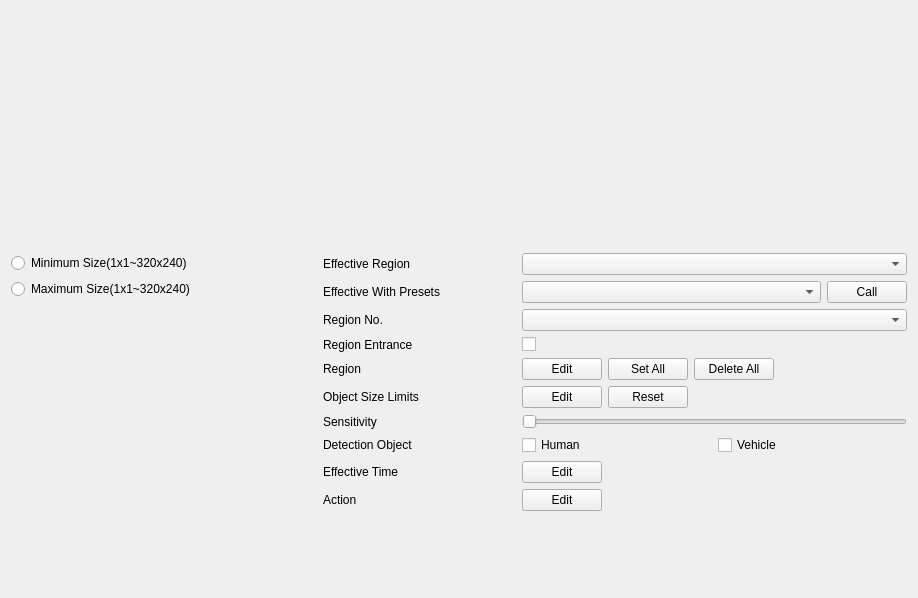
<?xml version="1.0" encoding="UTF-8"?>
<ui version="4.0">
 <class>RegionEntrance</class>
 <widget class="QWidget" name="RegionEntrance">
  <property name="geometry">
   <rect>
    <x>0</x>
    <y>0</y>
    <width>918</width>
    <height>598</height>
   </rect>
  </property>
  <property name="windowTitle">
   <string>Form</string>
  </property>
  <layout class="QGridLayout" name="gridLayout">
   <property name="spacing">
    <number>20</number>
   </property>
   <item row="0" column="0">
    <widget class="CommonVideo" name="commonVideo" native="true">
     <property name="sizePolicy">
      <sizepolicy hsizetype="Preferred" vsizetype="Preferred">
       <horstretch>1</horstretch>
       <verstretch>0</verstretch>
      </sizepolicy>
     </property>
     <property name="minimumSize">
      <size>
       <width>0</width>
       <height>100</height>
      </size>
     </property>
    </widget>
   </item>
   <item row="0" column="1">
    <widget class="ButtonGroup" name="widget_buttonGroup" native="true">
     <property name="sizePolicy">
      <sizepolicy hsizetype="Expanding" vsizetype="Expanding">
       <horstretch>2</horstretch>
       <verstretch>2</verstretch>
      </sizepolicy>
     </property>
    </widget>
   </item>
   <item row="1" column="1">
    <widget class="QWidget" name="widget_3" native="true">
     <property name="sizePolicy">
      <sizepolicy hsizetype="Expanding" vsizetype="Expanding">
       <horstretch>0</horstretch>
       <verstretch>3</verstretch>
      </sizepolicy>
     </property>
     <layout class="QGridLayout" name="gridLayout_2">
      <property name="leftMargin">
       <number>0</number>
      </property>
      <property name="topMargin">
       <number>0</number>
      </property>
      <property name="rightMargin">
       <number>0</number>
      </property>
      <property name="bottomMargin">
       <number>0</number>
      </property>
      <item row="4" column="0">
       <widget class="QLabel" name="label_setRegion">
        <property name="text">
         <string>Region</string>
        </property>
       </widget>
      </item>
      <item row="5" column="1">
       <widget class="QWidget" name="widgetObjectSize" native="true">
        <layout class="QHBoxLayout" name="horizontalLayout_6">
         <property name="leftMargin">
          <number>0</number>
         </property>
         <property name="topMargin">
          <number>0</number>
         </property>
         <property name="rightMargin">
          <number>0</number>
         </property>
         <property name="bottomMargin">
          <number>0</number>
         </property>
         <item>
          <widget class="PushButtonEditState" name="pushButtonObjectSizeEdit">
           <property name="text">
            <string>Edit</string>
           </property>
          </widget>
         </item>
         <item>
          <widget class="MyPushButton" name="pushButtonObjectSizeReset">
           <property name="text">
            <string>Reset</string>
           </property>
          </widget>
         </item>
         <item>
          <spacer name="horizontalSpacer_4">
           <property name="orientation">
            <enum>Qt::Horizontal</enum>
           </property>
           <property name="sizeHint" stdset="0">
            <size>
             <width>40</width>
             <height>20</height>
            </size>
           </property>
          </spacer>
         </item>
        </layout>
       </widget>
      </item>
      <item row="6" column="1">
       <widget class="BaseSlider" name="slider_sensitivity">
        <property name="orientation">
         <enum>Qt::Horizontal</enum>
        </property>
       </widget>
      </item>
      <item row="5" column="0">
       <widget class="QLabel" name="labelObjectSizeLimits">
        <property name="text">
         <string>Object Size Limits</string>
        </property>
       </widget>
      </item>
      <item row="8" column="0">
       <widget class="QLabel" name="label_effectiveTime">
        <property name="text">
         <string>Effective Time</string>
        </property>
       </widget>
      </item>
      <item row="8" column="1">
       <widget class="QWidget" name="widgetEffectiveTime" native="true">
        <layout class="QHBoxLayout" name="horizontalLayout_3">
         <property name="leftMargin">
          <number>0</number>
         </property>
         <property name="topMargin">
          <number>0</number>
         </property>
         <property name="rightMargin">
          <number>0</number>
         </property>
         <property name="bottomMargin">
          <number>0</number>
         </property>
         <item>
          <widget class="MyPushButton" name="pushButton_editTime">
           <property name="text">
            <string>Edit</string>
           </property>
          </widget>
         </item>
         <item>
          <spacer name="horizontalSpacer_2">
           <property name="orientation">
            <enum>Qt::Horizontal</enum>
           </property>
           <property name="sizeHint" stdset="0">
            <size>
             <width>40</width>
             <height>20</height>
            </size>
           </property>
          </spacer>
         </item>
        </layout>
       </widget>
      </item>
      <item row="10" column="0" colspan="2">
       <spacer name="verticalSpacer">
        <property name="orientation">
         <enum>Qt::Vertical</enum>
        </property>
        <property name="sizeHint" stdset="0">
         <size>
          <width>20</width>
          <height>40</height>
         </size>
        </property>
       </spacer>
      </item>
      <item row="9" column="1">
       <widget class="QWidget" name="widgetAction" native="true">
        <layout class="QHBoxLayout" name="horizontalLayout">
         <property name="leftMargin">
          <number>0</number>
         </property>
         <property name="topMargin">
          <number>0</number>
         </property>
         <property name="rightMargin">
          <number>0</number>
         </property>
         <property name="bottomMargin">
          <number>0</number>
         </property>
         <item>
          <widget class="MyPushButton" name="pushButton_editAction">
           <property name="text">
            <string>Edit</string>
           </property>
          </widget>
         </item>
         <item>
          <spacer name="horizontalSpacer">
           <property name="orientation">
            <enum>Qt::Horizontal</enum>
           </property>
           <property name="sizeHint" stdset="0">
            <size>
             <width>40</width>
             <height>20</height>
            </size>
           </property>
          </spacer>
         </item>
        </layout>
       </widget>
      </item>
      <item row="3" column="0">
       <widget class="QLabel" name="label_region">
        <property name="sizePolicy">
         <sizepolicy hsizetype="Preferred" vsizetype="Preferred">
          <horstretch>1</horstretch>
          <verstretch>0</verstretch>
         </sizepolicy>
        </property>
        <property name="text">
         <string>Region Entrance</string>
        </property>
       </widget>
      </item>
      <item row="1" column="0">
       <widget class="QLabel" name="labelEffectiveWithPresets">
        <property name="text">
         <string>Effective With Presets</string>
        </property>
       </widget>
      </item>
      <item row="6" column="0">
       <widget class="QLabel" name="label_sensitivity">
        <property name="text">
         <string>Sensitivity</string>
        </property>
       </widget>
      </item>
      <item row="3" column="1">
       <widget class="QCheckBox" name="checkBoxEnable">
        <property name="sizePolicy">
         <sizepolicy hsizetype="Minimum" vsizetype="Fixed">
          <horstretch>2</horstretch>
          <verstretch>0</verstretch>
         </sizepolicy>
        </property>
        <property name="text">
         <string/>
        </property>
       </widget>
      </item>
      <item row="4" column="1">
       <widget class="QWidget" name="widgetRegion" native="true">
        <layout class="QHBoxLayout" name="horizontalLayout_4">
         <property name="leftMargin">
          <number>0</number>
         </property>
         <property name="topMargin">
          <number>0</number>
         </property>
         <property name="rightMargin">
          <number>0</number>
         </property>
         <property name="bottomMargin">
          <number>0</number>
         </property>
         <item>
          <widget class="PushButtonEditState" name="pushButtonRegionEdit">
           <property name="text">
            <string>Edit</string>
           </property>
          </widget>
         </item>
         <item>
          <widget class="MyPushButton" name="pushButton_setAll">
           <property name="text">
            <string>Set All</string>
           </property>
          </widget>
         </item>
         <item>
          <widget class="MyPushButton" name="pushButton_clearAll">
           <property name="text">
            <string>Delete All</string>
           </property>
          </widget>
         </item>
         <item>
          <spacer name="horizontalSpacer_3">
           <property name="orientation">
            <enum>Qt::Horizontal</enum>
           </property>
           <property name="sizeHint" stdset="0">
            <size>
             <width>40</width>
             <height>20</height>
            </size>
           </property>
          </spacer>
         </item>
        </layout>
       </widget>
      </item>
      <item row="0" column="0">
       <widget class="QLabel" name="labelEffectiveRegion">
        <property name="text">
         <string>Effective Region</string>
        </property>
       </widget>
      </item>
      <item row="9" column="0">
       <widget class="QLabel" name="label_action">
        <property name="text">
         <string>Action</string>
        </property>
       </widget>
      </item>
      <item row="7" column="1">
       <widget class="QWidget" name="widgetDetectionObject" native="true">
        <layout class="QHBoxLayout" name="horizontalLayout_5">
         <property name="leftMargin">
          <number>0</number>
         </property>
         <property name="topMargin">
          <number>0</number>
         </property>
         <property name="rightMargin">
          <number>0</number>
         </property>
         <property name="bottomMargin">
          <number>0</number>
         </property>
         <item>
          <widget class="MyCheckBox" name="checkBoxHuman">
           <property name="text">
            <string>Human</string>
           </property>
          </widget>
         </item>
         <item>
          <widget class="MyCheckBox" name="checkBoxVehicle">
           <property name="text">
            <string>Vehicle</string>
           </property>
          </widget>
         </item>
        </layout>
       </widget>
      </item>
      <item row="7" column="0">
       <widget class="QLabel" name="labelDetectionObject">
        <property name="text">
         <string>Detection Object</string>
        </property>
       </widget>
      </item>
      <item row="2" column="0">
       <widget class="QLabel" name="labelRegionNo">
        <property name="text">
         <string>Region No.</string>
        </property>
       </widget>
      </item>
      <item row="1" column="1">
       <widget class="QWidget" name="widgetPresets" native="true">
        <layout class="QHBoxLayout" name="horizontalLayout_2">
         <property name="leftMargin">
          <number>0</number>
         </property>
         <property name="topMargin">
          <number>0</number>
         </property>
         <property name="rightMargin">
          <number>0</number>
         </property>
         <property name="bottomMargin">
          <number>0</number>
         </property>
         <item>
          <widget class="ComboBox" name="comboBoxEffectiveWithPreset">
           <property name="sizePolicy">
            <sizepolicy hsizetype="Preferred" vsizetype="Fixed">
             <horstretch>4</horstretch>
             <verstretch>0</verstretch>
            </sizepolicy>
           </property>
          </widget>
         </item>
         <item>
          <widget class="MyPushButton" name="pushButtonEffectiveWithPreset">
           <property name="sizePolicy">
            <sizepolicy hsizetype="Minimum" vsizetype="Fixed">
             <horstretch>1</horstretch>
             <verstretch>0</verstretch>
            </sizepolicy>
           </property>
           <property name="text">
            <string>Call</string>
           </property>
          </widget>
         </item>
        </layout>
       </widget>
      </item>
      <item row="2" column="1">
       <widget class="ComboBox" name="comboBoxRegionNo"/>
      </item>
      <item row="0" column="1">
       <widget class="ComboBox" name="comboBoxEffectiveRegion"/>
      </item>
     </layout>
    </widget>
   </item>
   <item row="1" column="0">
    <widget class="QWidget" name="widgetSize" native="true">
     <layout class="QGridLayout" name="gridLayout_3">
      <property name="leftMargin">
       <number>0</number>
      </property>
      <property name="topMargin">
       <number>0</number>
      </property>
      <property name="rightMargin">
       <number>0</number>
      </property>
      <property name="bottomMargin">
       <number>0</number>
      </property>
      <item row="2" column="0" colspan="2">
       <spacer name="verticalSpacer_2">
        <property name="orientation">
         <enum>Qt::Vertical</enum>
        </property>
        <property name="sizeHint" stdset="0">
         <size>
          <width>20</width>
          <height>40</height>
         </size>
        </property>
       </spacer>
      </item>
      <item row="1" column="0">
       <widget class="QRadioButton" name="radioButton_maxLayout">
        <property name="text">
         <string>Maximum Size(1x1~320x240)</string>
        </property>
       </widget>
      </item>
      <item row="0" column="0">
       <widget class="QRadioButton" name="radioButton_minLayout">
        <property name="text">
         <string>Minimum Size(1x1~320x240)</string>
        </property>
       </widget>
      </item>
      <item row="0" column="1">
       <widget class="VCASizeLineEditBox" name="widgetMinLineBox" native="true"/>
      </item>
      <item row="1" column="1">
       <widget class="VCASizeLineEditBox" name="widgetMaxLineBox" native="true"/>
      </item>
     </layout>
    </widget>
   </item>
  </layout>
 </widget>
 <customwidgets>
  <customwidget>
   <class>ComboBox</class>
   <extends>QComboBox</extends>
   <header>combobox.h</header>
  </customwidget>
  <customwidget>
   <class>MyPushButton</class>
   <extends>QPushButton</extends>
   <header>mypushbutton.h</header>
  </customwidget>
  <customwidget>
   <class>MyCheckBox</class>
   <extends>QCheckBox</extends>
   <header>MyCheckBox.h</header>
  </customwidget>
  <customwidget>
   <class>BaseSlider</class>
   <extends>QSlider</extends>
   <header>baseslider.h</header>
   <container>1</container>
  </customwidget>
  <customwidget>
   <class>CommonVideo</class>
   <extends>QWidget</extends>
   <header>commonvideo.h</header>
   <container>1</container>
  </customwidget>
  <customwidget>
   <class>ButtonGroup</class>
   <extends>QWidget</extends>
   <header>buttongroup.h</header>
   <container>1</container>
  </customwidget>
  <customwidget>
   <class>PushButtonEditState</class>
   <extends>QPushButton</extends>
   <header>pushbuttoneditstate.h</header>
  </customwidget>
  <customwidget>
   <class>VCASizeLineEditBox</class>
   <extends>QWidget</extends>
   <header>VCASizeLineEditBox.h</header>
   <container>1</container>
  </customwidget>
 </customwidgets>
 <resources/>
 <connections/>
</ui>
